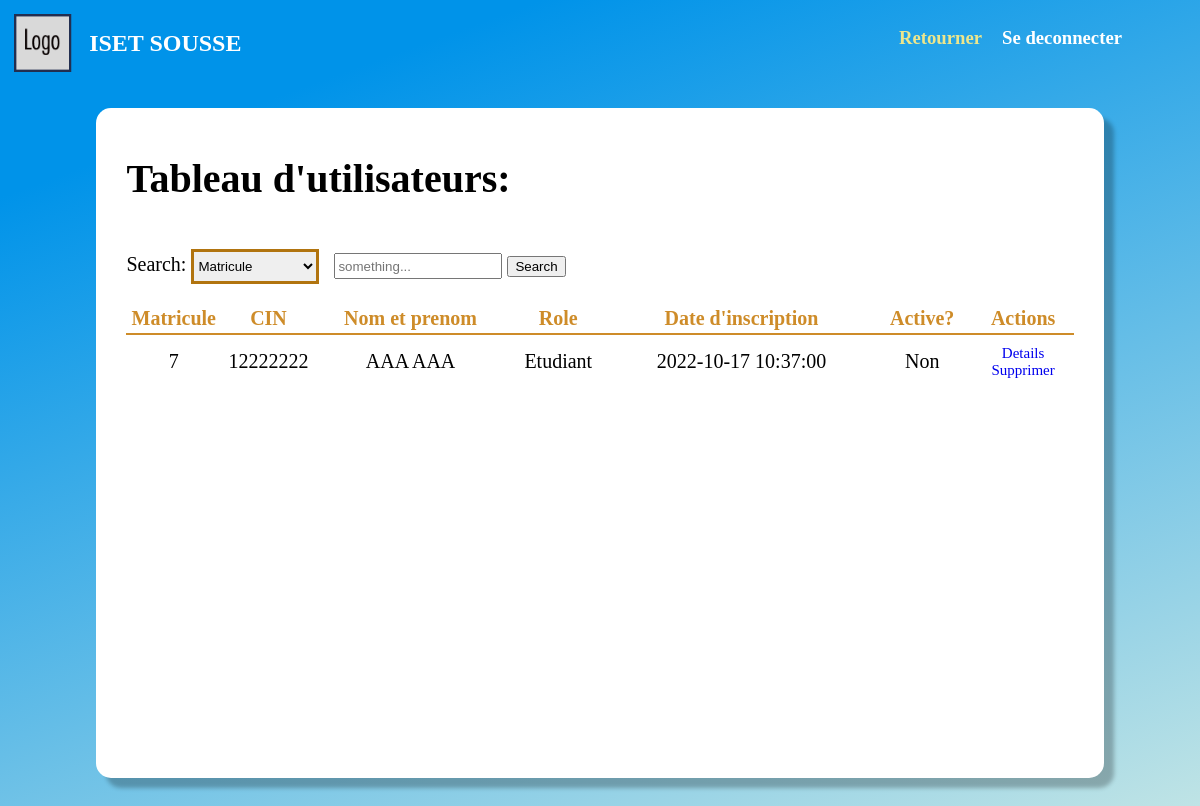
/User/SuperAdmin/Gestion/Users.php (signed in), run on an earlier commit of the app's database.
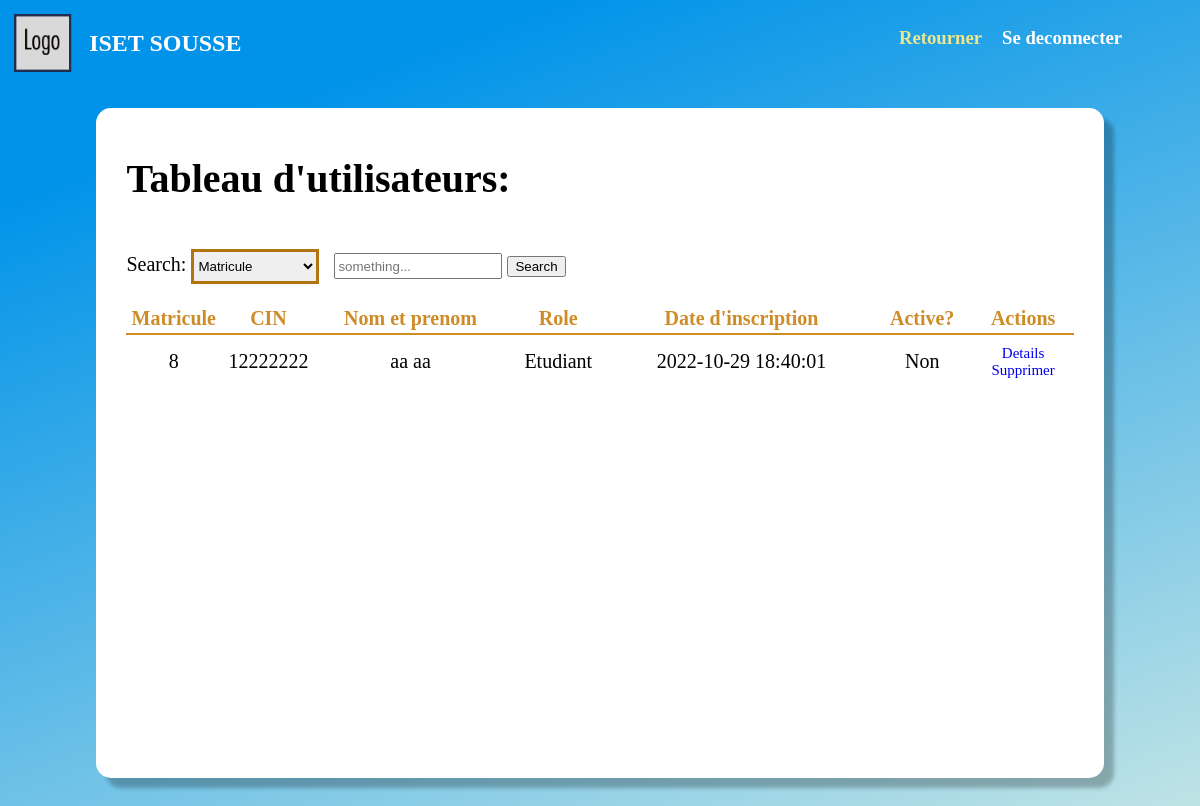
And on a later commit of the database.
### tables this page shows
CREATE TABLE `utilisateur` (
  `matricule` int(11) NOT NULL,
  `cin` int(8) NOT NULL,
  `nom` varchar(20) NOT NULL,
  `prenom` varchar(20) NOT NULL,
  `sexe` tinyint(1) NOT NULL,
  `dateNaissance` date NOT NULL,
  `adresse` varchar(20) NOT NULL,
  `email` varchar(30) NOT NULL,
  `password` varchar(30) NOT NULL,
  `departmentID` int(11) NOT NULL,
  `dateInscription` datetime NOT NULL DEFAULT current_timestamp(),
  `isConfirmed` tinyint(1) NOT NULL DEFAULT 0,
  `isActive` tinyint(1) NOT NULL DEFAULT 0,
  `activationCode` varchar(100) NOT NULL,
  `activationExpiry` datetime NOT NULL DEFAULT current_timestamp(),
  `role` int(11) NOT NULL
);

### Classes/mySQL.php (called while the page is built, shortened)
<?php
    class mySql {
        private $_cnx;
        function __construct() {
            try {
                $this->_cnx = new PDO("mysql:host=".self::_serveur.";dbname=".self::_dbb, self::_login, self::_mdp);
            } catch (PDOException $e) {
                echo '<br/>Echec lors de la connexion: '.$e->getMessage();
            }
        }
        function __destruct() {
            $this->_cnx = null;
        }
        public function request($query, $array, $return = false) {
            $prep = $this->_cnx->prepare($query);
            $result = $prep->execute($array);
            if ($return === false) {
                return true;
            } else if ($return == 0) {
                return $prep->rowCount() > 0;
            } else if ($return == 1) {
                return $prep->rowCount() > 0? $prep->fetch() : -1;
            } else if ($return == 2) {
                return $prep->rowCount() > 0? $prep->fetchAll() : -1;
            } else if ($return == 3) {
                return $this->_cnx->lastInsertId();
            }
        }
    }
?>

### Classes/UtilisateurDB.php (called while the page is built, shortened)
<?php
    require_once("MySql.php");
    class UtilisateurDB extends MySql {
        public function getAll() {
            return $this->request(
                "SELECT * FROM utilisateur WHERE role <> 0",
                array(),
                2
            );
        }
    }

### Classes/Roles.php (called while the page is built, shortened)
<?php
class Roles
{
    static public function getName($id) {
        return self::roleArray[$id];
    }
}

### User/SuperAdmin/Gestion/Users.php (the view, shortened to what this page needs)
<!DOCTYPE html>
<head>
    <link rel="stylesheet" href="/Assets/css/user.css">
    <link rel="stylesheet" href="/Assets/css/profil.css">
    <link rel="stylesheet" href="/Assets/css/tables.css">
</head>
<body>
<?php
    require_once(ROOT."/Classes/UtilisateurDB.php");
    $utilisateurDB = new UtilisateurDB();
    $users = $utilisateurDB->getAll();
?>
<div class="logo">
    <div class = "seperated_div">
        <div class = "header_div">
            <img src="/Assets/imgs/LOGO.png">
            <h2 class = "website_title"> <?= NOM_SITE ?> </h2>
        </div>
        <div class = "buttons_div">
            <h3 class = "go_back"> <a href="/User/index.php">Retourner</a></h3>
            <h3 class = "deconnection"> <a href="/Pipes/deconnexion.php">Se deconnecter</a></h3>
        </div>
    </div>
</div>
<div class="cd">
<div class="cadre">
    <h1> Tableau d'utilisateurs: </h1>
    <div class = "cadre_header">
        <div class = "forms">
            <div>Search:
                <select id="search_filter_form" class="drop_form" name="role">
                    <option value="1">Matricule</option>
                </select>
                <input id= "search_input" type="text" class="lab_in_txt" name = "CIN" placeholder = "something..." required>
                <button type = "button" class = "_btn search_btn" onclick="search()"> Search </button>
            </div>
        </div>
    </div>
    <table id ="table_" class="scrollable-table">
        <thead>
            <tr>
                <th style = "width:10%"><span class = "table_header">Matricule</span></th>
                <th style = "width:10%"><span class = "table_header">CIN</span></th>
                <th style = "width:20%"><span class = "table_header">Nom et prenom</span></th>
                <th><span class = "table_header">Role</span></th>
                <th><span class = "table_header">Date d'inscription</span></th>
                <th><span class = "table_header">Active?</span></th>
                <th><span class = "table_header">Actions</span></th>
            </tr>
        </thead>
        <tbody>
            <?php
                if (is_array($users)) {
                    foreach ($users as $key => $user) {
                        echo "
                            <tr>
                                <td>".$user["matricule"]."</td>
                                <td>".$user["cin"]."</td>
                                <td>".$user["nom"]." ".$user["prenom"]."</td>
                                <td>".Roles::getName($user["role"])."</td>
                                <td>".$user["dateInscription"]."</td>
                                <td>". ($user["isActive"] == 1? "Oui": "Non")."</td>
                                <td>
                                <a class = 'link_ref' href = '/User/Account/public.php?matricule=".$user["matricule"]."'>Details</a>
                                <a class = 'link_ref' href = '/Pipes/adm_user_supprimer.php?matricule=".$user["matricule"]."' onclick=\"return confirm('DELETION: Are you sure you want to remove USER #\'".$user["matricule"]."\' from the database?');\">Supprimer</a>
                                </td>
                            </tr>
                        ";
                    }
                }
            ?>
        </tbody>
    </table>
</div>
</div>
</body>
</html>

### Assets/css/user.css (style rules this page uses)
body { background-color: #0093E9; background-image: linear-gradient(160deg, #0093E9 15%, #cce9e5 100%); }
.header_div { display: flex; flex-direction: row; align-items: center; height: 70px; }
.seperated_div { display: flex; flex-direction: row; justify-content: space-between; }
.seperated_div div { width: 50%; }
.buttons_div { display:flex; justify-content: right; margin-right: 70px; }
.buttons_div > * { margin-left: 20px }
.website_title { color: white; }
.go_back a { color: rgb(237 230 140); font-weight: bold; }
.deconnection a { color: white; }
a { text-decoration: none; }
.logo img { padding:1%; width: 70px; }

### Assets/css/profil.css (style rules this page uses)
.cd { padding-top: 30px; padding-left: 250px; margin-bottom: 70px; }
.cadre { padding-top:50px; padding-left: 30px; background-color:rgb(216, 216, 231); box-shadow: 10px 10px 4px rgb(0 0 0 / 25%); border-radius: 15px; width: 1000px; font-size: 20px; min-height: 600px; padding-bottom:50px }

### Assets/css/tables.css (style rules this page uses)
.cd { padding-top: 30px; margin-bottom: 100px; padding-left: 0; }
.cadre { background-color: white; margin: auto; padding:20px 30px 50px; width:80% }
.scrollable-table { overflow-y:scroll; }
#table_ { border-collapse: collapse; width: 100%; text-align: center; font-family: 'Proxima Nova'; font-size: 20px; }
#table_ > thead { border-bottom: 2px solid rgb(206, 140, 41); color:rgb(206, 140, 41); font-weight: bold; height:30px; }
#table_ > tbody tr:first-child td { padding-top: 7px; }
.table_header { font-weight: bold; }
td { height:40px }
.cadre_header { display:flex; flex-direction:row; justify-content: space-between; margin-bottom: 20px }
.drop_form { height: 35px; margin-top: 20px; border: 3px solid #B1740F; }
#search_filter_form { width: 128px; }
.lab_in_txt { height: 20px; width: 160px; margin-left: 10px; }
.link_ref { font-size: 15px; display:block; }

What changed in the data, as far as the page shows it:
removed utilisateur: matricule "7", cin "12222222", nom "AAA", prenom "AAA", role "Etudiant", dateInscription "2022-10-17 10:37:00", isActive "Non"
added utilisateur: matricule "8", cin "12222222", nom "aa", prenom "aa", role "Etudiant", dateInscription "2022-10-29 18:40:01", isActive "Non"
